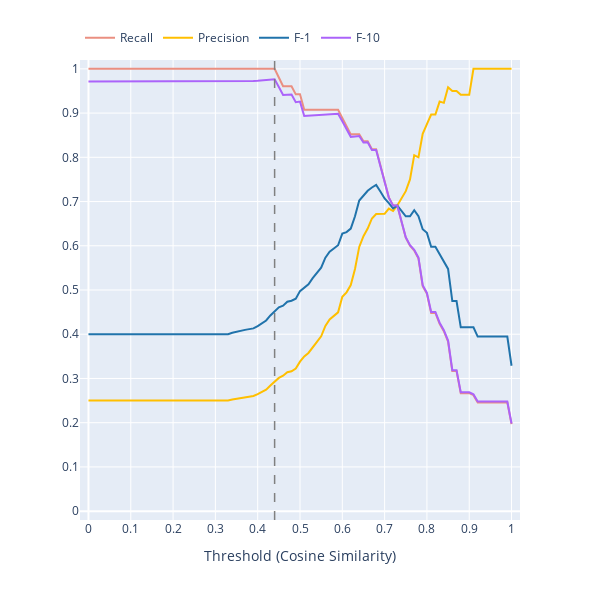

Notebook code cell kept with this figure:
### Code cell
import plotly.express as px

fig = px.line(res, x="Threshold", y=["Recall", "Precision", "F-1", "F-10"], title='')

fig['data'][0]['line']['color'] = "rgb(234,143,129)"
fig['data'][1]['line']['color'] = "rgb(255,191,0)"
fig['data'][2]['line']['color'] = "rgb(32,115,171)"

fig.add_vline(x=res["Threshold"][res["F-10"].idxmax()], line_width=1.5, line_dash="dash", line_color="gray")

fig.update_layout(
    height=600,
    width=600,
    yaxis_title="",
    xaxis_title="Threshold (Cosine Similarity)",
    legend_title_text='',
    legend=dict(orientation="h",
                yanchor="top",
                y=1.08,
                xanchor="left",
                x=0.0),
    # plot_bgcolor='rgba(0,0,0,0)',
)

fig.update_xaxes(dtick=0.1, range=[-0.02,1.02])
fig.update_yaxes(dtick=0.1, range=[-0.02,1.02])

# fig.update_layout(dict(yaxis2={'anchor': 'x', 'overlaying': 'y', 'side': 'left'},
#                        yaxis={'anchor': 'x', 'domain': [0.0, 1.0], 'side':'right'}))

fig.show()
